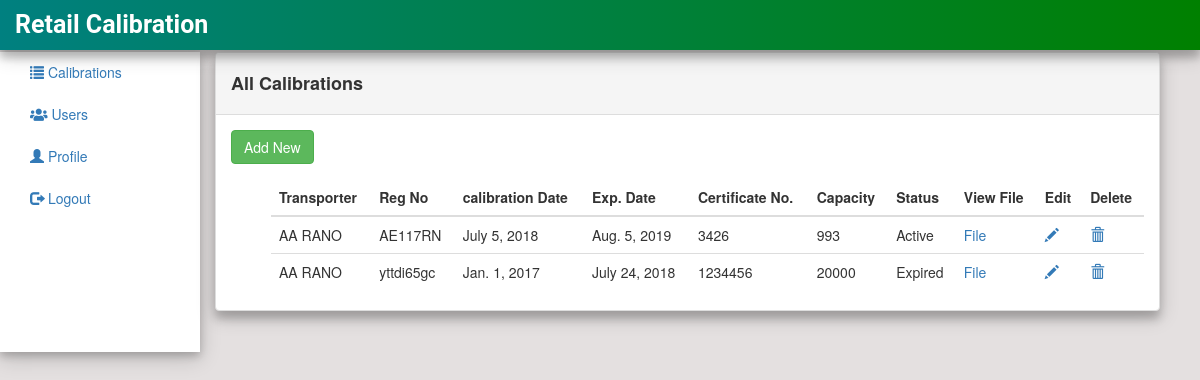
Page / (signed in) on the committed database.
### calibrate/models.py (models this page shows, shortened)
class Calibration(models.Model):
    first_name = models.CharField(max_length=200)
    last_name = models.CharField(max_length=200)
    GENDER_CHOICES = (
        ('M', 'MALE'),
        ('F', 'FEMALE')
    )
    gender = models.CharField(max_length = 1, choices =GENDER_CHOICES)
    STATE_CHOICE = (
        ('ABIA', 'ABIA'),
        ('ADAMAWA', 'ADAMAWA'),
        ('AKWA IBOM', 'AKWA IBOM'),
        ('ANAMBARA', 'ANAMBARA'),
        ('BAUCHI','BAUCHI'),
        ('BAYELSA','BAYELSA'),
        ('BENUE','BENUE'),
        ('BORNO', 'BORNO'),
        ('CROSS RIVER','CROSS RIVER'),
        ('DELTA','DELTA'),
        ('EBONYI', 'EBONYI'),
        ('EDO', 'EDO'),
        ('EKITI','EKITI'),
        ('ENUGU','ENUGU'),
        ('GOMBE','GOMBE'),
        ('IMO','IMO'),
        ('JIGAWA','JIGAWA'),
        ('KADUNA','KADUNA'),
        ('KANO','KANO'),
        ('KATSINA','KATSINA'),
        ('KOGI','KOGI'),
        ('KWARA','KWARA'),
        ('LAGOS','LAGOS'),
        ('NASSARAWA','NASSARAWA'),
        ('NIGER','NIGER'),
        ('OGUN','OGUN'),
        ('ONDO','ONDO'),
        ('OSUN','OSUN'),
        ('OYO','OYO'),
        ('PLATEAU','PLATEAU'),
        ('RIVERS','RIVERS'),
        ('SOKOTO','SOKOTO'),
        ('TARABA','TARABA'),
        ('UYO','UYO'),
        ('YOBE','YOBE'),
        ('ZAMFARA','ZAMFARA'),
        ('ABUJA','ABUJA')
    )
    state = models.CharField(max_length = 20, choices = STATE_CHOICE)
    phone = models.BigIntegerField(blank=True, null=True)
    email = models.EmailField(max_length=200)
    tyre_make = models.CharField(max_length=200)
    tyre_guage = models.BigIntegerField(blank=True, null=True)
    VALVE_POSITION_CHOICES = (
        ('OPEN', 'OPEN'),
        ('CLOSE', 'CLOSE'),
        ('NONE', 'NONE')
    )
    valve_position = models.CharField(max_length =20, choices = VALVE_POSITION_CHOICES)
    job_number = models.BigIntegerField(blank=True, null=True)
    TANK_POSITION_CHOICES = (
        ('BALLON', 'BALLON'),
        ('SPRING', 'SPRING')
    )
    tank_position = models.CharField(max_length=200, choices=TANK_POSITION_CHOICES)
    registration_number= models.CharField(max_length=200)
    transporter = models.CharField(max_length=200)
    chasis_number = models.CharField(max_length=200)
    date_issued = models.DateField(blank=True, null=True)
    date_expired = models.DateField(blank=True, null=True)
    certificate_number = models.IntegerField(default=0)
    capacity = models.IntegerField(default=0)
    document = models.FileField(upload_to='documents', blank=True, null=True)
    def status(self):
        today = datetime.date.today()
        difference = self.date_expired - today
        if difference.days <=0:
            status_code = "Expired"
        else:
            status_code = "Active"
        return status_code

### calibrate/views.py (the view)
# urls.py: path('', views.CalibrationList.as_view(), name='calibration_list'),
class CalibrationList(LoginRequiredMixin, ListView):
    model = Calibration

### calibrate/templates/calibrate/calibration_list.html
{% extends "calibrate/base.html" %}{% block content %}
<div class="col-sm-10">
    <div class="panel panel-default">
        <div class="panel-heading">
            <h4><b>All Calibrations</b></h4>
        </div>
        <div class="panel-body">
            <a class="btn btn-success" href=" {% url 'calibrate:calibration_new'%} " role="button">Add New</a>
        </div>
        <div class="container-fluid">
            <ul>
                <table class="table table-responsive" id="table_id" class="display nowrap table-bordered" style="width:100%">
                    <thead>
                        <tr>
                            <th>Transporter</th>
                            <th>Reg No</th>
                            <th>calibration Date</th>
                            <th>Exp. Date</th>
                            <th>Certificate No.</th>
                            <th>Capacity</th>
                            <th>Status</th>
                            <th>View File</th>
                            {% if user.is_adminStaff or user.is_superAdmin or user.is_superuser %}
                            <th>Edit</th>
                            <th>Delete</th>
                            {% endif %}
                        </tr>
                    </thead>
                    <tbody>
                        {% for calibration in object_list %}
                        <tr>
                            <td> {{ calibration.transporter }} </td>
                            <td> {{ calibration.registration_number}} </td>
                            <td> {{ calibration.date_issued}} </td>
                            <td> {{ calibration.date_expired}} </td>
                            <td> {{ calibration.certificate_number}} </td>
                            <td> {{ calibration.capacity}} </td>
                            <td> {{ calibration.status }} </td>
                            <td> <a href="media/{{calibration.document }}" target=blank>File</a></td>
                            {% if user.is_adminStaff or user.is_superAdmin or user.is_superuser %}
                            <td> <a href="{% url 'calibrate:calibration_edit' calibration.id %}"><span class="glyphicon glyphicon-pencil"></span></a></td>
                            <td><a href="{% url 'calibrate:calibration_delete' calibration.id %}"><span class="glyphicon glyphicon-trash"></span></a></td>
                            {% endif %} {% endfor %}
                        </tr>
                    </tbody>
                </table>
            </ul>
        </div>
    </div>
    {% endblock %}

### calibrate/static/css/mystyle.css (style rules this page uses)
.panel { box-shadow: 0 8px 8px 0 rgba(0, 0, 0, 0.19), 0 6px 20px 0 rgba(0, 0, 0, 0.19); margin-top: 52px; }

### rows in the picture
Calibration: transporter "AA RANO", registration_number "AE117RN", date_issued "July 5, 2018", date_expired "Aug. 5, 2019", certificate_number "3426", capacity "993", status "Active"
Calibration: transporter "AA RANO", registration_number "yttdi65gc", date_issued "Jan. 1, 2017", date_expired "July 24, 2018", certificate_number "1234456", capacity "20000", status "Expired"
